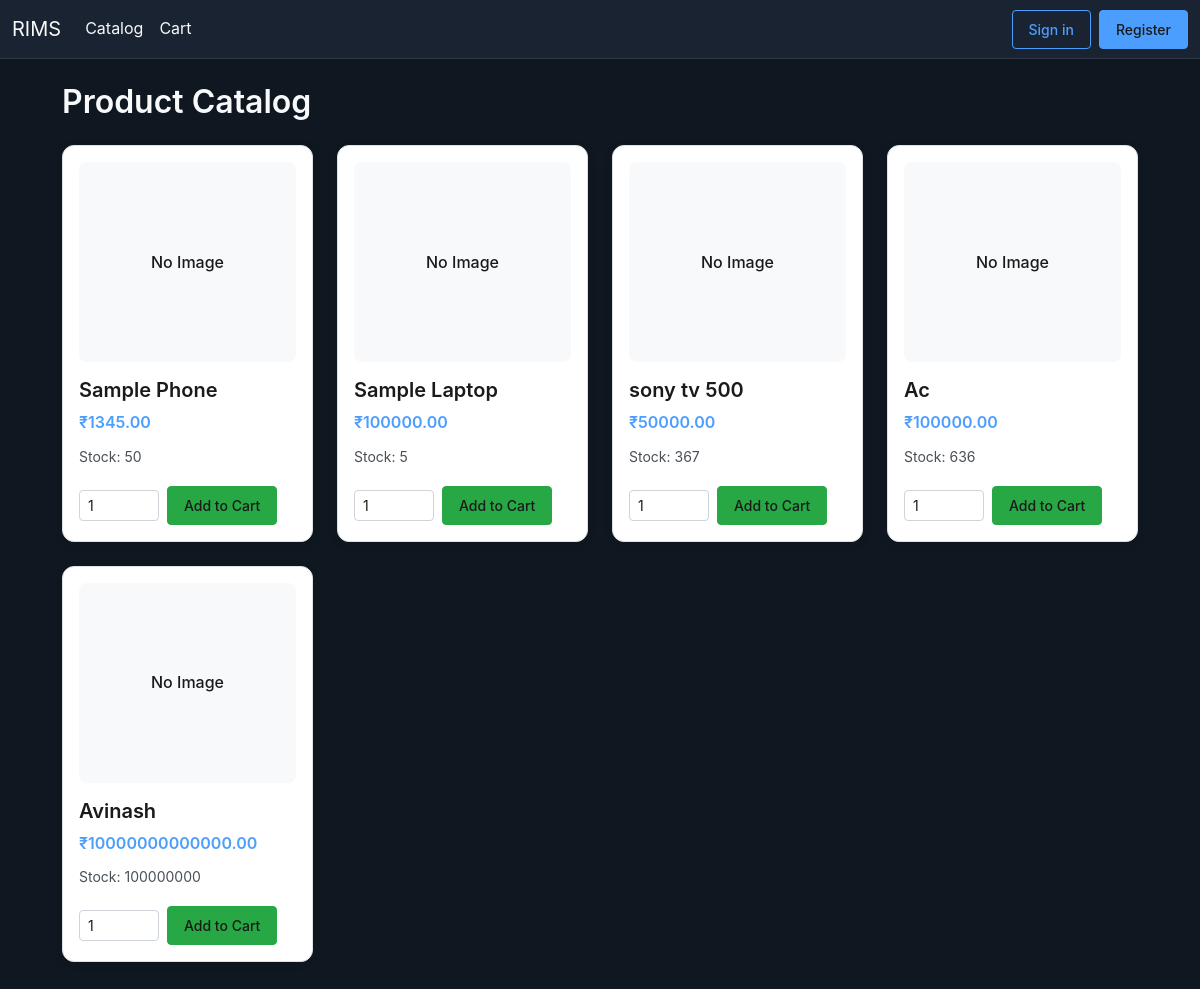
Page /catalog/ on the committed database.
### models.py (models this page shows)
class Product(db.Model):
    __tablename__ = 'product'
    product_id = db.Column(db.Integer, primary_key=True)
    product_name = db.Column(db.String(200), nullable=False)
    product_description = db.Column(db.Text)
    unit_price = db.Column(db.Numeric(12,2), default=0)
    quantity = db.Column(db.Integer, default=0)
    category_id = db.Column(db.Integer, db.ForeignKey('category.category_id'), nullable=True)
    image_filename = db.Column(db.String(255), nullable=True)
    created_at = db.Column(db.DateTime, default=datetime.utcnow)

### blueprints/catalog.py (the view)
@catalog_bp.route('/')
def catalog():
    products = Product.query.all()
    return render_template('catalog.html', products=products)

### templates/catalog.html (shortened to what this page needs)
{% extends "base.html" %}
{% block content %}
<h2 class="mb-4">Product Catalog</h2>
<div class="row">
  {% for p in products %}
    <div class="col-md-3 mb-4">
      <div class="card p-3 h-100">
        {% if p.image_filename %}
          <div class="product-img-placeholder mb-3" style="display:none">No Image</div>
        {% else %}
          <div class="product-img-placeholder mb-3">No Image</div>
        {% endif %}
        <h5 class="mb-2">{{ p.product_name }}</h5>
        <div class="mb-2"><strong class="text-primary">₹{{ "%.2f"|format(p.unit_price) }}</strong></div>
        <p class="text-muted mb-3"><small>Stock: {{ p.quantity }}</small></p>
        <form method="post" action="{{ url_for('cart.add_to_cart') }}" class="d-flex align-items-center mt-auto">
          <input type="number"
                 name="quantity"
                 value="1"
                 min="1"
                 max="{{ p.quantity if p.quantity is defined else 9999 }}"
                 class="form-control form-control-sm me-2"
                 style="width:80px;">
          <button type="submit" class="btn btn-success btn-sm">Add to Cart</button>
        </form>
      </div>
    </div>
  {% endfor %}
</div>
{% endblock %}

### templates/base.html (style rules this page uses)
:root { --surface: #0f1720; --accent: #4c9efe; --muted: rgba(255,255,255,0.75); color-scheme: dark; }
body { background: var(--surface); color: #f8f9fa !important; font-family: Inter, system-ui, -apple-system, 'Segoe UI', Roboto, 'Helvetica Neue', Arial; font-size: 16px; line-height: 1.6; }
.card { background: #ffffff !important; border: 1px solid #dee2e6 !important; border-radius: 12px; color: #1a1a1a !important; box-shadow: 0 2px 8px rgba(0,0,0,0.1); }
.card, .card * { color: #1a1a1a !important; }
h1, h2, h3, h4, h5, h6 { color: #f8f9fa !important; font-weight: 600; margin-bottom: 1rem; }
.card h1, .card h2, .card h3, .card h4, .card h5, .card h6 { color: #1a1a1a !important; }
p, div, span, label { color: #f8f9fa !important; }
.card p, .card div, .card span, .card label { color: #1a1a1a !important; }
.text-muted { color: rgba(248, 249, 250, 0.85) !important; }
.card .text-muted { color: #495057 !important; }
input.form-control, textarea.form-control, select.form-select { color: #1a1a1a !important; background: #ffffff !important; border: 1px solid #ced4da !important; }
.btn { font-weight: 500; padding: 0.5rem 1rem; }
.product-img-placeholder { width: 100%; height: 200px; background: #f8f9fa; display: flex; align-items: center; justify-content: center; border-radius: 8px; color: #6c757d; font-weight: 500; }
small, .small { color: rgba(248, 249, 250, 0.9) !important; }
.card small, .card .small { color: #495057 !important; }
strong, b { color: #f8f9fa !important; font-weight: 600; }
.card strong, .card b { color: #1a1a1a !important; }
.text-primary { color: var(--accent) !important; }
.card .text-primary { color: var(--accent) !important; }
.mb-4 { margin-bottom: 1.5rem !important; }
.card { padding: 1.5rem; }
.card.p-3 { padding: 1rem; }
.btn-success { background: #28a745; border-color: #28a745; color: #1a1a1a !important; }
div, span { color: inherit; }
* { visibility: visible !important; }
.card, .card * { visibility: visible !important; }

### templates/catalog.html (style rules this page uses)
:root { --surface:#0f1720;--accent:#4c9efe;--muted:rgba(255,255,255,0.75);color-scheme:dark }
body { background:var(--surface);color:#f8f9fa!important;font-family:Inter,system-ui,-apple-system,'Segoe UI',Roboto,'Helvetica Neue',Arial;font-size:16px;line-height:1.6 }
.card { background:#ffffff!important;border:1px solid #dee2e6!important;border-radius:12px;color:#1a1a1a!important;box-shadow:0 2px 8px rgba(0,0,0,0.1) }
.card,.card * { color:#1a1a1a!important }
h1,h2,h3,h4,h5,h6 { color:#f8f9fa!important;font-weight:600;margin-bottom:1rem }
.card h1,.card h2,.card h3,.card h4,.card h5,.card h6 { color:#1a1a1a!important }
p,div,span,label { color:#f8f9fa!important }
.card p,.card div,.card span,.card label { color:#1a1a1a!important }
.text-muted { color:rgba(248,249,250,0.85)!important }
.card .text-muted { color:#495057!important }
input.form-control,textarea.form-control,select.form-select { color:#1a1a1a!important;background:#ffffff!important;border:1px solid #ced4da!important }
.btn-success { background:#28a745;border-color:#28a745;color:#1a1a1a!important }
strong,b { color:#f8f9fa!important;font-weight:600 }
.card strong,.card b { color:#1a1a1a!important }
.text-primary { color:var(--accent)!important }
.product-img-placeholder { width:100%;height:200px;background:#f8f9fa;display:flex;align-items:center;justify-content:center;border-radius:8px;color:#6c757d;font-weight:500 }
* { visibility:visible!important }
.card,.card * { visibility:visible!important }

### rows in the picture
Product: product_name "Sample Phone", unit_price "1345.00", quantity "50"
Product: product_name "Sample Laptop", unit_price "100000.00", quantity "5"
Product: shows "No Image", product_name "sony tv 500", unit_price "50000.00", quantity "367"
Product: shows "No Image", product_name "Ac", unit_price "100000.00", quantity "636"
Product: shows "No Image", product_name "Avinash", unit_price "10000000000000.00", quantity "100000000"
